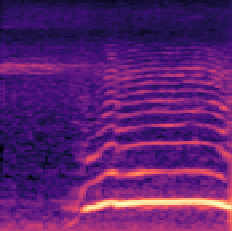
#> input picture Spectrograms/train/call/spect_0.png, 232 x 231 px; its folder holds only this picture in this run
$ python main.py
#> lines starting #> are read from the running program, lines starting #| are printed output that depends on the picture
import os
import cv2
import numpy as np
import matplotlib
matplotlib.use('Agg')
import matplotlib.pyplot as plt
from sklearn.ensemble import RandomForestClassifier
from sklearn.model_selection import train_test_split
from sklearn.metrics import confusion_matrix
import seaborn as sns

class OrcaNet:
    @staticmethod
    def extract_features(image_path, vector_size=32):
#> called with image_path = 'Spectrograms/train/call/spect_0.png', vector_size = 64
        image = cv2.imread(image_path)
#> image is the input picture: shape (231, 232, 3); mean B, G, R 111.6, 29.9, 92.3
        if image is None:
            print(f"Warning: Could not read image {image_path}")
            return np.zeros(vector_size * 64)
        image = cv2.resize(image, (224,224))
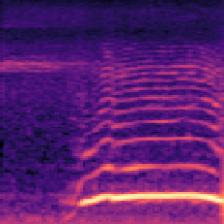
#> image: shape (224, 224, 3); mean B, G, R 111.5, 29.9, 92.2
        try:
            alg = cv2.KAZE_create()
            kps = alg.detect(image)
#> kps = 73 keypoints; strongest (x, y, size): (85, 202, 7.5), (84, 202, 5.8), (108, 166, 8), (115, 199, 7.7)

            # Handling case with no keypoints
            if not kps:
                return np.zeros(vector_size * 64)

            kps = sorted(kps, key=lambda x: -x.response)[:vector_size]
#> kps = 64 keypoints; strongest (x, y, size): (85, 202, 7.5), (84, 202, 5.8), (108, 166, 8), (115, 199, 7.7)
            kps, dsc = alg.compute(image, kps)

            if dsc is None:
                return np.zeros(vector_size * 64)

            dsc = dsc.flatten()
#> dsc = 4096 values, max 0.618 at index 2339, min -0.257 at index 681, mean 0.0628
            needed_size = (vector_size * 64)
            if dsc.size < needed_size:
                dsc = np.concatenate([dsc, np.zeros(needed_size - dsc.size)])
        except cv2.error as e:
            print('Error: ', e)
            return np.zeros(vector_size * 64)

        return dsc

    @staticmethod
    def classifier(n_estimators=100, random_state=42):
        rf = RandomForestClassifier(n_estimators=n_estimators, random_state=random_state)
        return rf

if __name__ == "__main__":
    positive = []
    negative = []
    num_calls = 0
    num_no_calls = 0

    train_dir = "Spectrograms/train/"
    class_names = ['call', 'no_call']

    print("Extracting features from spectrograms...")
    for c in class_names:
        class_dir = os.path.join(train_dir, c)
        if not os.path.exists(class_dir):
            print(f"Directory {class_dir} does not exist.")
            continue

        images = [x for x in os.listdir(class_dir) if x.lower().endswith('png')]
        for image in images:
            img_path = os.path.join(class_dir, image)
            feat_vector = OrcaNet.extract_features(img_path, 64)
#> feat_vector has the same summary as dsc in extract_features
            if c == 'call':
                positive.append(feat_vector)
                num_calls += 1
            else:
                negative.append(feat_vector)
                num_no_calls += 1

    print(f"Processed {num_calls} call images and {num_no_calls} no_call images.")

    if num_calls + num_no_calls == 0:
        print("No images found. Ensure you ran generate_dataset.py first.")
        exit(1)

    x = np.concatenate((positive, negative), axis=0)
    z = np.zeros(num_calls)
    o = np.ones(num_no_calls)
    y = np.concatenate((z, o), axis=0).reshape(x.shape[0], 1)
#> y = [0, 1]

    print("x shape:", x.shape)
#| x shape: (2, 4096)
    print("y shape:", y.shape)
#| y shape: (2, 1)

    # Train/Test Split
    x_train, x_test, y_train, y_test = train_test_split(x, y, test_size=0.10, random_state=42)
#> y_train = [0]; y_test = [1]

    print("Training Random Forest Classifier...")
    model = OrcaNet.classifier()
    model.fit(x_train, y_train.ravel())

    score = model.score(x_test, y_test.ravel())
#> score = 0
    print("Random Forest Classification Test Score:", score)
#| Random Forest Classification Test Score: 0.0

    # Predictions and Confusion Matrix
    print("Evaluating and creating confusion matrix...")
    y_prediction = model.predict(x_test)
#> y_prediction = [0]
    y_true = y_test.ravel()
#> y_true = [1]

    cm = confusion_matrix(y_true, y_prediction)
#> cm = [[0, 0], [1, 0]]

    f, ax = plt.subplots(figsize=(6,6))
    sns.heatmap(cm, annot=True, linewidths=0.4, linecolor="red", fmt=".0f", ax=ax)
    plt.xlabel("Predicted label")
    plt.ylabel("True label")
    plt.title("Confusion Matrix")

    cm_path = "confusion_matrix.png"
    plt.savefig(cm_path)
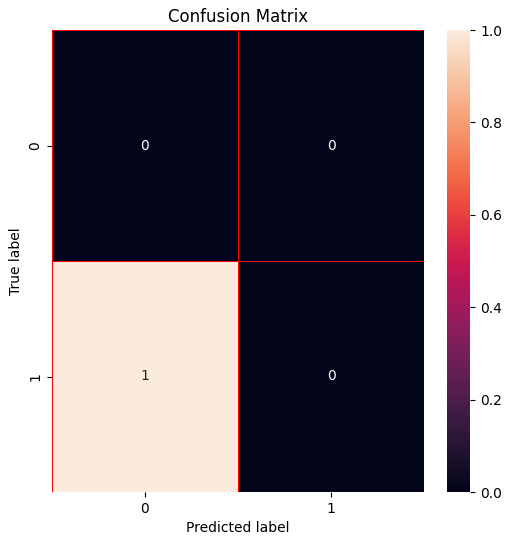
#> figure drawn by matplotlib, 2 panels
    print(f"Saved confusion matrix to {cm_path}")
    print("Done!")
